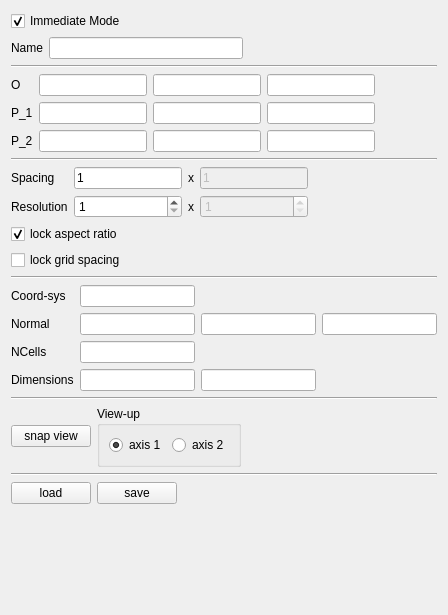
<?xml version="1.0" encoding="UTF-8"?>
<ui version="4.0">
 <class>pqSQPlaneSourceForm</class>
 <widget class="QWidget" name="pqSQPlaneSourceForm">
  <property name="geometry">
   <rect>
    <x>0</x>
    <y>0</y>
    <width>448</width>
    <height>615</height>
   </rect>
  </property>
  <property name="windowTitle">
   <string>Form</string>
  </property>
  <layout class="QVBoxLayout" name="verticalLayout">
   <item>
    <layout class="QHBoxLayout" name="horizontalLayout_8">
     <item>
      <widget class="QCheckBox" name="immediateMode">
       <property name="text">
        <string>Immediate Mode</string>
       </property>
       <property name="checked">
        <bool>true</bool>
       </property>
      </widget>
     </item>
     <item>
      <spacer name="horizontalSpacer_4">
       <property name="orientation">
        <enum>Qt::Horizontal</enum>
       </property>
       <property name="sizeHint" stdset="0">
        <size>
         <width>40</width>
         <height>20</height>
        </size>
       </property>
      </spacer>
     </item>
    </layout>
   </item>
   <item>
    <layout class="QHBoxLayout" name="horizontalLayout">
     <item>
      <widget class="QLabel" name="label_4">
       <property name="text">
        <string>Name</string>
       </property>
       <property name="buddy">
        <cstring>name</cstring>
       </property>
      </widget>
     </item>
     <item>
      <widget class="QLineEdit" name="name"/>
     </item>
     <item>
      <spacer name="horizontalSpacer">
       <property name="orientation">
        <enum>Qt::Horizontal</enum>
       </property>
       <property name="sizeHint" stdset="0">
        <size>
         <width>40</width>
         <height>20</height>
        </size>
       </property>
      </spacer>
     </item>
    </layout>
   </item>
   <item>
    <widget class="Line" name="line">
     <property name="orientation">
      <enum>Qt::Horizontal</enum>
     </property>
    </widget>
   </item>
   <item>
    <layout class="QHBoxLayout" name="horizontalLayout_2">
     <item>
      <layout class="QGridLayout" name="gridLayout">
       <item row="0" column="0">
        <widget class="QLabel" name="label">
         <property name="text">
          <string>O</string>
         </property>
        </widget>
       </item>
       <item row="0" column="1">
        <widget class="QLineEdit" name="o_x"/>
       </item>
       <item row="0" column="2">
        <widget class="QLineEdit" name="o_y"/>
       </item>
       <item row="0" column="3">
        <widget class="QLineEdit" name="o_z"/>
       </item>
       <item row="1" column="0">
        <widget class="QLabel" name="label_2">
         <property name="text">
          <string>P_1</string>
         </property>
        </widget>
       </item>
       <item row="1" column="1">
        <widget class="QLineEdit" name="p1_x"/>
       </item>
       <item row="1" column="2">
        <widget class="QLineEdit" name="p1_y"/>
       </item>
       <item row="1" column="3">
        <widget class="QLineEdit" name="p1_z"/>
       </item>
       <item row="2" column="0">
        <widget class="QLabel" name="label_3">
         <property name="text">
          <string>P_2</string>
         </property>
        </widget>
       </item>
       <item row="2" column="1">
        <widget class="QLineEdit" name="p2_x"/>
       </item>
       <item row="2" column="2">
        <widget class="QLineEdit" name="p2_y"/>
       </item>
       <item row="2" column="3">
        <widget class="QLineEdit" name="p2_z"/>
       </item>
      </layout>
     </item>
     <item>
      <spacer name="horizontalSpacer_2">
       <property name="orientation">
        <enum>Qt::Horizontal</enum>
       </property>
       <property name="sizeHint" stdset="0">
        <size>
         <width>40</width>
         <height>20</height>
        </size>
       </property>
      </spacer>
     </item>
    </layout>
   </item>
   <item>
    <widget class="Line" name="line_2">
     <property name="orientation">
      <enum>Qt::Horizontal</enum>
     </property>
    </widget>
   </item>
   <item>
    <layout class="QHBoxLayout" name="horizontalLayout_4">
     <item>
      <layout class="QGridLayout" name="gridLayout_3">
       <item row="0" column="0">
        <widget class="QLabel" name="label_8">
         <property name="text">
          <string>Spacing</string>
         </property>
        </widget>
       </item>
       <item row="0" column="1">
        <widget class="QLineEdit" name="dx">
         <property name="text">
          <string>1</string>
         </property>
         <property name="readOnly">
          <bool>false</bool>
         </property>
        </widget>
       </item>
       <item row="0" column="2">
        <widget class="QLabel" name="label_12">
         <property name="text">
          <string>x</string>
         </property>
        </widget>
       </item>
       <item row="0" column="3">
        <widget class="QLineEdit" name="dy">
         <property name="enabled">
          <bool>false</bool>
         </property>
         <property name="text">
          <string>1</string>
         </property>
         <property name="readOnly">
          <bool>false</bool>
         </property>
        </widget>
       </item>
       <item row="1" column="0">
        <widget class="QLabel" name="label_5">
         <property name="text">
          <string>Resolution</string>
         </property>
        </widget>
       </item>
       <item row="1" column="1">
        <widget class="QSpinBox" name="res_x">
         <property name="minimum">
          <number>1</number>
         </property>
         <property name="maximum">
          <number>999999999</number>
         </property>
        </widget>
       </item>
       <item row="1" column="2">
        <widget class="QLabel" name="label_6">
         <property name="text">
          <string>x</string>
         </property>
        </widget>
       </item>
       <item row="1" column="3">
        <widget class="QSpinBox" name="res_y">
         <property name="enabled">
          <bool>false</bool>
         </property>
         <property name="minimum">
          <number>1</number>
         </property>
         <property name="maximum">
          <number>999999999</number>
         </property>
        </widget>
       </item>
      </layout>
     </item>
     <item>
      <spacer name="horizontalSpacer_6">
       <property name="orientation">
        <enum>Qt::Horizontal</enum>
       </property>
       <property name="sizeHint" stdset="0">
        <size>
         <width>40</width>
         <height>20</height>
        </size>
       </property>
      </spacer>
     </item>
    </layout>
   </item>
   <item>
    <layout class="QHBoxLayout" name="horizontalLayout_7">
     <item>
      <layout class="QVBoxLayout" name="verticalLayout_2">
       <item>
        <widget class="QCheckBox" name="aspectLock">
         <property name="text">
          <string>lock aspect ratio</string>
         </property>
         <property name="checked">
          <bool>true</bool>
         </property>
        </widget>
       </item>
       <item>
        <widget class="QCheckBox" name="spacingLock">
         <property name="text">
          <string>lock grid spacing</string>
         </property>
         <property name="checked">
          <bool>false</bool>
         </property>
        </widget>
       </item>
      </layout>
     </item>
     <item>
      <spacer name="horizontalSpacer_3">
       <property name="orientation">
        <enum>Qt::Horizontal</enum>
       </property>
       <property name="sizeHint" stdset="0">
        <size>
         <width>40</width>
         <height>20</height>
        </size>
       </property>
      </spacer>
     </item>
    </layout>
   </item>
   <item>
    <widget class="Line" name="line_3">
     <property name="orientation">
      <enum>Qt::Horizontal</enum>
     </property>
    </widget>
   </item>
   <item>
    <layout class="QGridLayout" name="gridLayout_2">
     <item row="0" column="0">
      <widget class="QLabel" name="label_10">
       <property name="sizePolicy">
        <sizepolicy hsizetype="Preferred" vsizetype="Preferred">
         <horstretch>0</horstretch>
         <verstretch>0</verstretch>
        </sizepolicy>
       </property>
       <property name="text">
        <string>Coord-sys</string>
       </property>
      </widget>
     </item>
     <item row="0" column="1">
      <widget class="QLineEdit" name="coordStatus">
       <property name="readOnly">
        <bool>true</bool>
       </property>
      </widget>
     </item>
     <item row="1" column="0">
      <widget class="QLabel" name="label_11">
       <property name="text">
        <string>Normal</string>
       </property>
      </widget>
     </item>
     <item row="1" column="1">
      <widget class="QLineEdit" name="n_x">
       <property name="readOnly">
        <bool>true</bool>
       </property>
      </widget>
     </item>
     <item row="1" column="2">
      <widget class="QLineEdit" name="n_y">
       <property name="readOnly">
        <bool>true</bool>
       </property>
      </widget>
     </item>
     <item row="1" column="3">
      <widget class="QLineEdit" name="n_z">
       <property name="readOnly">
        <bool>true</bool>
       </property>
      </widget>
     </item>
     <item row="2" column="0">
      <widget class="QLabel" name="label_9">
       <property name="text">
        <string>NCells</string>
       </property>
      </widget>
     </item>
     <item row="2" column="1">
      <widget class="QLineEdit" name="nCells">
       <property name="readOnly">
        <bool>true</bool>
       </property>
      </widget>
     </item>
     <item row="3" column="0">
      <widget class="QLabel" name="label_7">
       <property name="text">
        <string>Dimensions</string>
       </property>
      </widget>
     </item>
     <item row="3" column="1">
      <widget class="QLineEdit" name="dim_x">
       <property name="readOnly">
        <bool>true</bool>
       </property>
      </widget>
     </item>
     <item row="3" column="2">
      <widget class="QLineEdit" name="dim_y">
       <property name="readOnly">
        <bool>true</bool>
       </property>
      </widget>
     </item>
    </layout>
   </item>
   <item>
    <widget class="Line" name="line_4">
     <property name="orientation">
      <enum>Qt::Horizontal</enum>
     </property>
    </widget>
   </item>
   <item>
    <layout class="QHBoxLayout" name="horizontalLayout_6">
     <item>
      <widget class="QPushButton" name="snap">
       <property name="toolTip">
        <string>Align camera view with plane's normal.</string>
       </property>
       <property name="text">
        <string>snap view</string>
       </property>
      </widget>
     </item>
     <item>
      <widget class="QGroupBox" name="groupBox">
       <property name="title">
        <string>View-up</string>
       </property>
       <layout class="QHBoxLayout" name="horizontalLayout_3">
        <item>
         <widget class="QRadioButton" name="viewUp1">
          <property name="text">
           <string>axis 1</string>
          </property>
          <property name="checked">
           <bool>true</bool>
          </property>
         </widget>
        </item>
        <item>
         <widget class="QRadioButton" name="viewUp2">
          <property name="text">
           <string>axis 2</string>
          </property>
         </widget>
        </item>
       </layout>
      </widget>
     </item>
     <item>
      <spacer name="horizontalSpacer_7">
       <property name="orientation">
        <enum>Qt::Horizontal</enum>
       </property>
       <property name="sizeHint" stdset="0">
        <size>
         <width>40</width>
         <height>20</height>
        </size>
       </property>
      </spacer>
     </item>
    </layout>
   </item>
   <item>
    <widget class="Line" name="line_5">
     <property name="orientation">
      <enum>Qt::Horizontal</enum>
     </property>
    </widget>
   </item>
   <item>
    <layout class="QHBoxLayout" name="horizontalLayout_5">
     <item>
      <widget class="QPushButton" name="restore">
       <property name="text">
        <string>load</string>
       </property>
      </widget>
     </item>
     <item>
      <widget class="QPushButton" name="save">
       <property name="text">
        <string>save</string>
       </property>
      </widget>
     </item>
     <item>
      <spacer name="horizontalSpacer_5">
       <property name="orientation">
        <enum>Qt::Horizontal</enum>
       </property>
       <property name="sizeHint" stdset="0">
        <size>
         <width>40</width>
         <height>20</height>
        </size>
       </property>
      </spacer>
     </item>
    </layout>
   </item>
   <item>
    <spacer name="verticalSpacer">
     <property name="orientation">
      <enum>Qt::Vertical</enum>
     </property>
     <property name="sizeHint" stdset="0">
      <size>
       <width>20</width>
       <height>136</height>
      </size>
     </property>
    </spacer>
   </item>
  </layout>
 </widget>
 <tabstops>
  <tabstop>name</tabstop>
  <tabstop>o_x</tabstop>
  <tabstop>o_y</tabstop>
  <tabstop>o_z</tabstop>
  <tabstop>p1_x</tabstop>
  <tabstop>p1_y</tabstop>
  <tabstop>p1_z</tabstop>
  <tabstop>p2_x</tabstop>
  <tabstop>p2_y</tabstop>
  <tabstop>p2_z</tabstop>
  <tabstop>dx</tabstop>
  <tabstop>dy</tabstop>
  <tabstop>res_x</tabstop>
  <tabstop>res_y</tabstop>
  <tabstop>aspectLock</tabstop>
  <tabstop>spacingLock</tabstop>
  <tabstop>coordStatus</tabstop>
  <tabstop>n_x</tabstop>
  <tabstop>n_y</tabstop>
  <tabstop>n_z</tabstop>
  <tabstop>nCells</tabstop>
  <tabstop>dim_x</tabstop>
  <tabstop>dim_y</tabstop>
  <tabstop>snap</tabstop>
  <tabstop>viewUp1</tabstop>
  <tabstop>viewUp2</tabstop>
  <tabstop>restore</tabstop>
  <tabstop>save</tabstop>
 </tabstops>
 <resources/>
 <connections>
  <connection>
   <sender>aspectLock</sender>
   <signal>toggled(bool)</signal>
   <receiver>res_y</receiver>
   <slot>setDisabled(bool)</slot>
   <hints>
    <hint type="sourcelabel">
     <x>270</x>
     <y>148</y>
    </hint>
    <hint type="destinationlabel">
     <x>199</x>
     <y>148</y>
    </hint>
   </hints>
  </connection>
  <connection>
   <sender>aspectLock</sender>
   <signal>toggled(bool)</signal>
   <receiver>dy</receiver>
   <slot>setDisabled(bool)</slot>
   <hints>
    <hint type="sourcelabel">
     <x>70</x>
     <y>221</y>
    </hint>
    <hint type="destinationlabel">
     <x>315</x>
     <y>161</y>
    </hint>
   </hints>
  </connection>
 </connections>
</ui>
